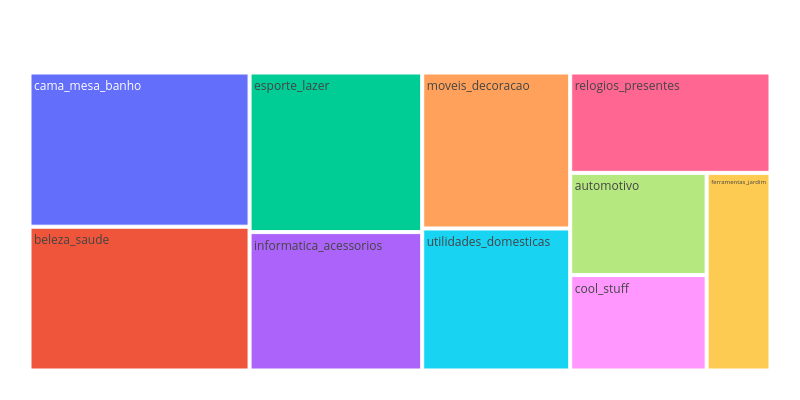

Notebook cell for this chart:
### Code cell
plot_top_10_revenue_categories(top_10_revenue_categories)

### Figure 1 — Plotly figure (JSON) as saved in the notebook; plotly's stock layout.template omitted (floating-point values rounded to 4 significant figures)
{"data": [{"branchvalues": "total", "domain": {"x": [0, 1], "y": [0, 1]}, "hovertemplate": "labels=%{label}<br>Num_order=%{value}<br>parent=%{parent}<br>id=%{id}<extra></extra>", "ids": ["beleza_saude", "relogios_presentes", "cama_mesa_banho", "esporte_lazer", "informatica_acessorios", "moveis_decoracao", "utilidades_domesticas", "cool_stuff", "automotivo", "ferramentas_jardim"], "labels": ["beleza_saude", "relogios_presentes", "cama_mesa_banho", "esporte_lazer", "informatica_acessorios", "moveis_decoracao", "utilidades_domesticas", "cool_stuff", "automotivo", "ferramentas_jardim"], "name": "", "parents": ["", "", "", "", "", "", "", "", "", ""], "type": "treemap", "values": [8647.0, 5493.0, 9272.0, 7529.0, 6529.0, 6307.0, 5743.0, 3559.0, 3809.0, 3448.0]}], "layout": {"height": 400, "legend": {"tracegroupgap": 0}, "margin": {"b": 25, "l": 25, "r": 25, "t": 50}, "width": 800}}
